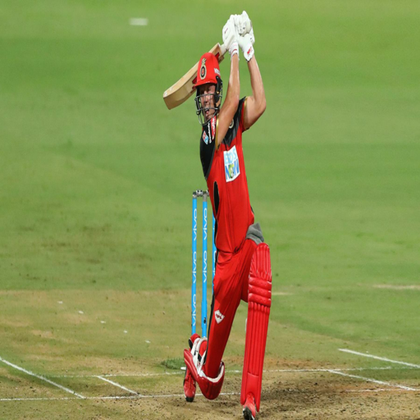
%> input picture Image Steganography/Text_enc/4bits/abd_new.png, 420 x 420 px, shrunk from 512 x 512 before the run
$ octave bin_encimg.m   (GNU Octave 9; MATLAB toolbox functions it lacks are replaced by stand-ins)
%> lines starting %> are read from the running program, lines starting %| are printed output that depends on the picture
clc;clear;
org_img=imread('abd_new.png');
%> org_img is the input picture: size 420x420x3 uint8; mean R, G, B 137.6, 145.6, 81
red=org_img(:,:,1);
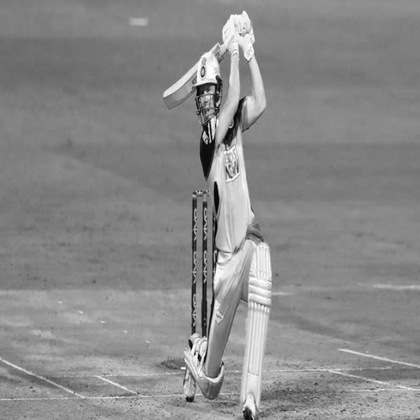
%> red: size 420x420 uint8; min 0, max 255, mean 137.6
green=org_img(:,:,2);
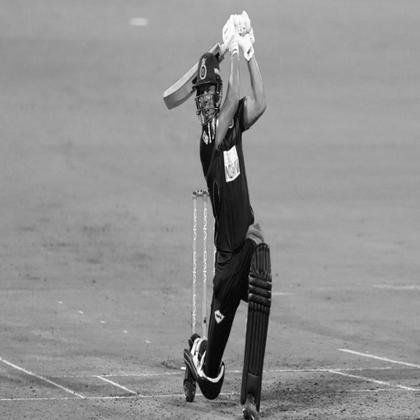
%> green: size 420x420 uint8; min 1, max 255, mean 145.6
blue=org_img(:,:,3);
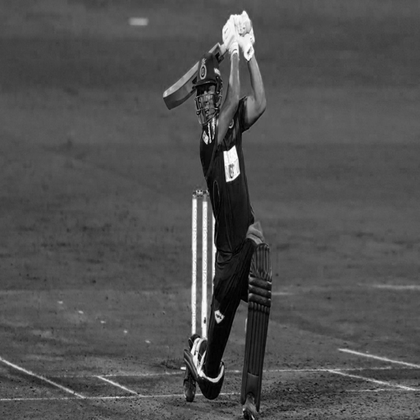
%> blue: size 420x420 uint8; min 0, max 255, mean 81


exit=0;

%Encryption of the image
fid=fopen('novel_new.txt','r');
t=fscanf(fid,'%c');
fclose(fid);

%> (the run ends here)
